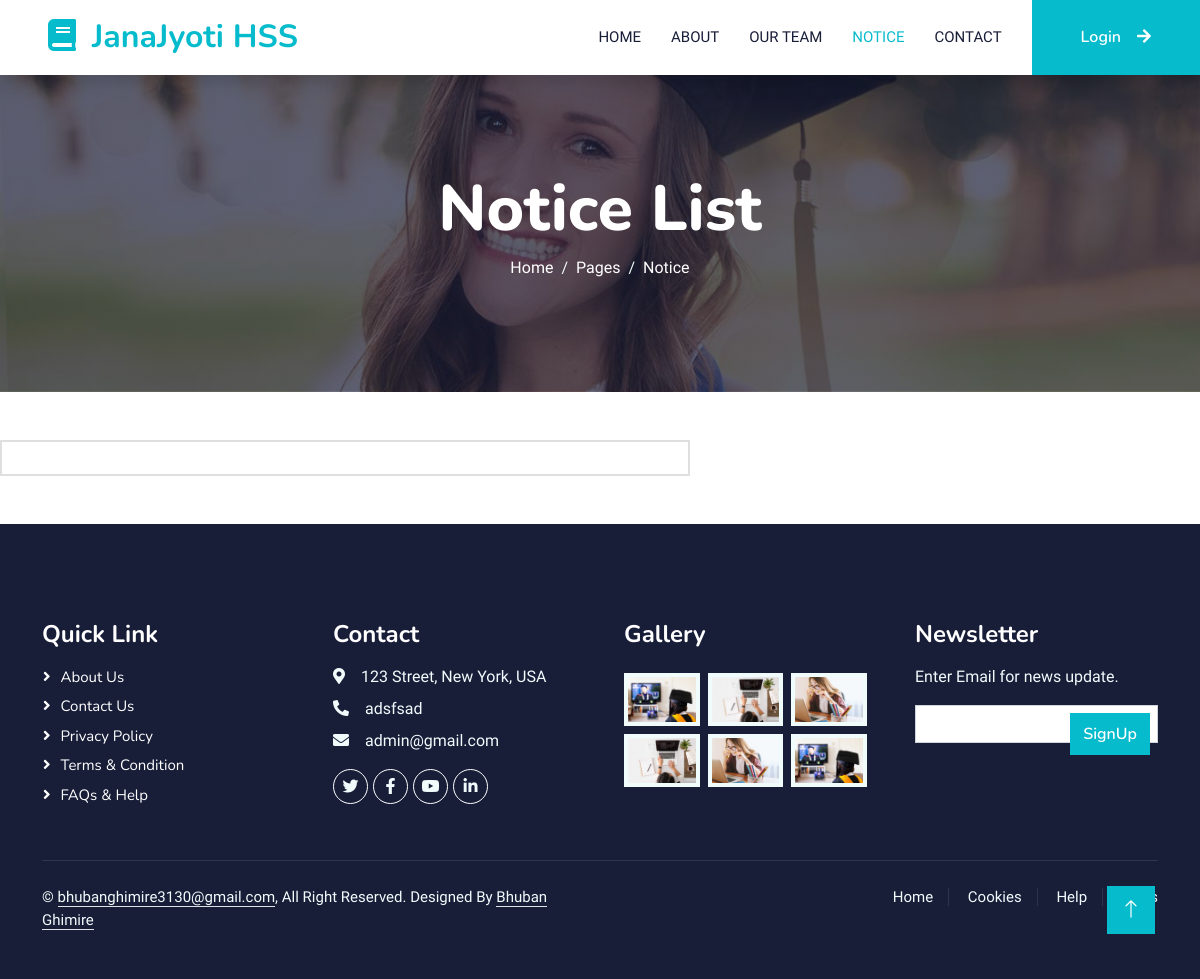
Before: /notice/ with the older database file.
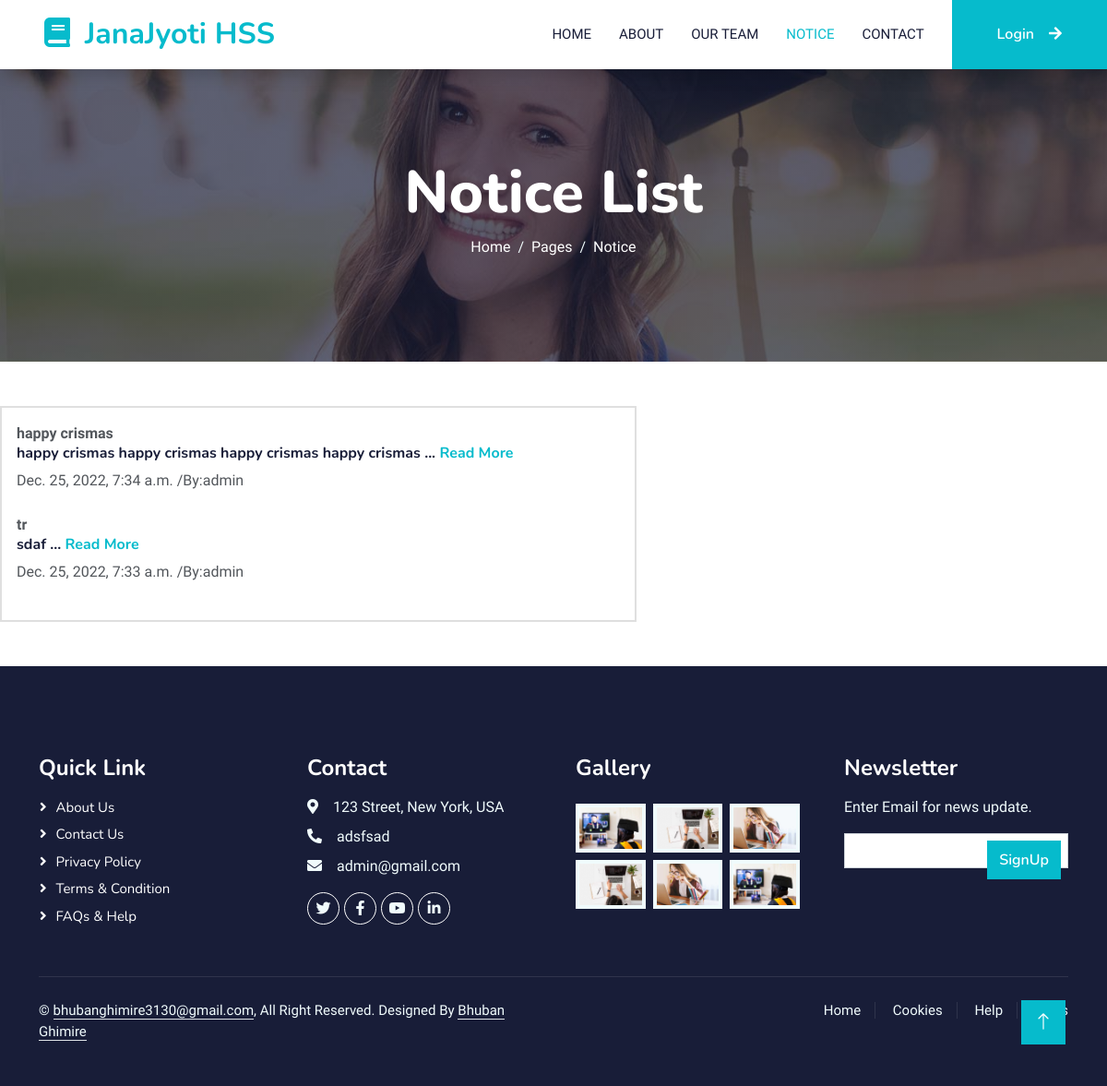
After: the same page with the newer database file.
### administration/models.py (models this page shows, shortened)
class About(models.Model):
    logo = models.ImageField(upload_to="logo")
    about_image = models.ImageField(upload_to="about")
    name = models.TextField(max_length=250)
    description = models.TextField()
    phone = models.TextField()
    email = models.EmailField()
    country = models.CharField(max_length=250)
    district = models.CharField(max_length=250)
    city = models.CharField(max_length=250)
    contact_description = models.TextField()
    created_at = models.DateTimeField(auto_now_add=True)
    updated_at = models.DateTimeField(auto_now=True)
    facebook = models.URLField()
    linkedin = models.URLField(blank=True)
    youtube = models.URLField(blank=True)

### notice/models.py (models this page shows, shortened)
class Notice(models.Model):
    title = models.CharField(max_length=250)
    sub_title = models.CharField(max_length=250)
    description = models.TextField()
    created_by = models.ForeignKey(User, on_delete=models.CASCADE)
    publish_date = models.DateTimeField()
    created_at = models.DateTimeField(auto_now_add=True)
    updated_at = models.DateTimeField(auto_now=True)
    class Meta:
        ordering = ['-id']

### accounts/models.py (models this page shows, shortened)
class User(AbstractBaseUser, PermissionsMixin):
    id = models.BigAutoField(auto_created=True, primary_key=True, serialize=False, verbose_name='ID')
    email = models.EmailField(max_length=40, unique=True)
    name = models.CharField(max_length=30, blank=True)
    user_type = models.ForeignKey(ConfigChoice, on_delete=models.SET_NULL, null=True, blank=True)
    is_active = models.BooleanField(default=True)
    is_visible = models.BooleanField(default=False)
    is_staff = models.BooleanField(default=False)
    date_joined = models.DateField(auto_now_add=True)
    objects = UserManager()
    USERNAME_FIELD = 'email'
    REQUIRED_FIELDS = ['name']
    class Meta:
        db_table = "login"
        ordering = ('name',)
        verbose_name_plural = "USER"
    def __str__(self):
        return self.name

### notice/views.py (the view)
# urls.py: path("", views.NoticeListView.as_view(), name="notice"),
class NoticeListView(ListView):
    model = Notice
    template_name = "main/notice.html"
    context_object_name = "topics"
    paginate_by = 10

### notice/forms.py
class SubscriberForm(forms.ModelForm):
    class Meta:
        model = Subscriber
        fields = "__all__"
        labels = {
            "email":"",
        }

### administration/context_processor.py (called while the page is built)
def About(request):
    about=ab.objects.all().first()
    form = SubscriberForm()
    return {'about': about, "form": form}

### templates/main/notice.html (shortened to what this page needs)
{%  extends 'base.html' %}
{% load widget_tweaks %}
{%  load static %}
 {%  block navbar %}
                <a href="{%  url 'home' %}" class="nav-item nav-link ">Home</a>
                <a href="{% url 'about' %}" class="nav-item nav-link">About</a>
                <a href="{% url 'team' %}" class="nav-item nav-link">Our Team</a>
                <a href="{% url 'notice' %}" class="nav-item nav-link active">Notice</a>
                <a href="{% url 'contact' %}" class="nav-item nav-link">Contact</a>
 {% endblock %}
{%  block body %}
    <div class="container-fluid bg-primary py-5 mb-5 page-header">
        <div class="container py-5">
            <div class="row justify-content-center">
                <div class="col-lg-10 text-center">
                    <h1 class="display-3 text-white animated slideInDown">Notice List</h1>
                    <nav aria-label="breadcrumb">
                        <ol class="breadcrumb justify-content-center">
                            <li class="breadcrumb-item"><a class="text-white" href="#">Home</a></li>
                            <li class="breadcrumb-item"><a class="text-white" href="#">Pages</a></li>
                            <li class="breadcrumb-item text-white active" aria-current="page">Notice</li>
                        </ol>
                    </nav>
                </div>
            </div>
        </div>
    </div>
   <section id="basic-vertical-layouts">
    <div class="row">
        <div class="col-md-7 col-12">
            <div class="card">
                <div class="col-md-15 col-28">
                    <div class="card height-auto">
                        <div class="card-body">
                            <div class="notice-board-wrap">
                                <div class="notice-list">
                                    {% for i in topics %}
                                    <div class="post-date bg-pink"><b>{{i.title}}</b></div>
                                    <h6 class="notice-title">{{i.description}} ... <a href="{%  url 'notice_detail' i.pk %}">Read More</a></h6>
                                    <div class="entry-meta"> {{i.publish_date}} /By:{{i.created_by}}</div>
                                    <br>
                                    {% endfor %}
                                </div>
                            </div>
                        </div>
                    </div>
                </div>
            </div>
        </div>
    </div>
</section>
{%  endblock %}

### templates/base.html (shortened to what this page needs)
<!DOCTYPE html>
{% load  static %}
{% load crispy_forms_tags %}
<html lang="en">
<head>
    <link href="https://cdnjs.cloudflare.com/ajax/libs/font-awesome/5.10.0/css/all.min.css" rel="stylesheet">
    <link href="https://cdn.jsdelivr.net/npm/bootstrap-icons@1.4.1/font/bootstrap-icons.css" rel="stylesheet">
    <link href="{% static 'lib/animate/animate.min.css' %}" rel="stylesheet">
    <link href="{% static 'lib/owlcarousel/assets/owl.carousel.min.css' %}" rel="stylesheet">
    <link href="{% static 'css/bootstrap.min.css' %}" rel="stylesheet">
    <link href="{% static 'css/style.css' %}" rel="stylesheet">
</head>
<body>
    <nav class="navbar navbar-expand-lg bg-white navbar-light shadow sticky-top p-0">
        <a href="{%  url 'home' %}" class="navbar-brand d-flex align-items-center px-4 px-lg-5">
            <h2 class="m-0 text-primary"><i class="fa fa-book me-3"></i>JanaJyoti HSS</h2>
        </a>
        <div class="collapse navbar-collapse" id="navbarCollapse">
            <div class="navbar-nav ms-auto p-4 p-lg-0">
                {%  block navbar %}
                {% endblock %}
            </div>
            <a href="{%  url 'login' %}" class="btn btn-primary py-4 px-lg-5 d-none d-lg-block">Login<i class="fa fa-arrow-right ms-3"></i></a>
        </div>
    </nav>
 {%  block body %}
    {%  endblock %}
    <div class="container-fluid bg-dark text-light footer pt-5 mt-5 wow fadeIn" data-wow-delay="0.1s">
        <div class="container py-5">
            <div class="row g-5">
                <div class="col-lg-3 col-md-6">
                    <h4 class="text-white mb-3">Quick Link</h4>
                    <a class="btn btn-link" href="">About Us</a>
                    <a class="btn btn-link" href="">Contact Us</a>
                    <a class="btn btn-link" href="">Privacy Policy</a>
                    <a class="btn btn-link" href="">Terms & Condition</a>
                    <a class="btn btn-link" href="">FAQs & Help</a>
                </div>
                <div class="col-lg-3 col-md-6">
                    <h4 class="text-white mb-3">Contact</h4>
                    <p class="mb-2"><i class="fa fa-map-marker-alt me-3"></i>123 Street, New York, USA</p>
                    <p class="mb-2"><i class="fa fa-phone-alt me-3"></i>{{ about.phone }}</p>
                    <p class="mb-2"><i class="fa fa-envelope me-3"></i>{{ about.email }}</p>
                    <div class="d-flex pt-2">
                        <a class="btn btn-outline-light btn-social" href="#" target="_blank"><i class="fab fa-twitter"></i></a>
                        <a class="btn btn-outline-light btn-social" href="{{ about.facebook }}" target="_blank"><i class="fab fa-facebook-f"></i></a>
                        <a class="btn btn-outline-light btn-social" href="{{ about.youtube }}" target="_blank"><i class="fab fa-youtube"></i></a>
                        <a class="btn btn-outline-light btn-social" href="{{ about.linkedin }}" target="_blank"><i class="fab fa-linkedin-in"></i></a>
                    </div>
                </div>
                <div class="col-lg-3 col-md-6">
                    <h4 class="text-white mb-3">Gallery</h4>
                    <div class="row g-2 pt-2">
                        <div class="col-4">
                            <img class="img-fluid bg-light p-1" src="{% static 'img/course-1.jpg' %}" alt="">
                        </div>
                        <div class="col-4">
                            <img class="img-fluid bg-light p-1" src="{% static 'img/course-2.jpg' %}" alt="">
                        </div>
                        <div class="col-4">
                            <img class="img-fluid bg-light p-1" src="{% static 'img/course-3.jpg' %}" alt="">
                        </div>
                        <div class="col-4">
                            <img class="img-fluid bg-light p-1" src="{% static 'img/course-2.jpg' %}" alt="">
                        </div>
                        <div class="col-4">
                            <img class="img-fluid bg-light p-1" src="{% static 'img/course-3.jpg' %}" alt="">
                        </div>
                        <div class="col-4">
                            <img class="img-fluid bg-light p-1" src="{% static 'img/course-1.jpg' %}" alt="">
                        </div>
                    </div>
                </div>
                <div class="col-lg-3 col-md-6">
                    <form action="{% url 'subscriber' %}" method="POST">
                    <h4 class="text-white mb-3">Newsletter</h4>
                    <p>Enter Email for news update.</p>
                    <div class="position-relative mx-auto" style="max-width: 400px;">
                        {{ form.email |as_crispy_field }}
                        <button type="submit" class="btn btn-primary py-2 position-absolute top-0 end-0 mt-2 me-2">SignUp</button>
                    </div>
                    </form>
                </div>
            </div>
        </div>
        <div class="container">
            <div class="copyright">
                <div class="row">
                    <div class="col-md-6 text-center text-md-start mb-3 mb-md-0">
                        &copy; <a class="border-bottom" href="http://bhubanghimire.pythonanywhere.com/" target="_blank">bhubanghimire3130@gmail.com</a>, All Right Reserved.
                        Designed By <a class="border-bottom" href="http://bhubanghimire.pythonanywhere.com/" target="_blank">Bhuban Ghimire</a><br><br>
                    </div>
                    <div class="col-md-6 text-center text-md-end">
                        <div class="footer-menu">
                            <a href="{%  url 'home' %}">Home</a>
                            <a href="">Cookies</a>
                            <a href="">Help</a>
                            <a href="">FQAs</a>
                        </div>
                    </div>
                </div>
            </div>
        </div>
    </div>
    <a href="#" class="btn btn-lg btn-primary btn-lg-square back-to-top"><i class="bi bi-arrow-up"></i></a>
</body>
</html>

### static/css/style.css (style rules this page uses)
:root { --primary: #06BBCC; --light: #F0FBFC; --dark: #181d38; }
.back-to-top { position: fixed; display: none; right: 45px; bottom: 45px; z-index: 99; }
.btn { font-family: 'Nunito', sans-serif; font-weight: 600; transition: .5s; }
.btn.btn-primary, .btn.btn-secondary { color: #FFFFFF; }
.btn-lg-square { width: 48px; height: 48px; }
.btn-square, .btn-sm-square, .btn-lg-square { padding: 0; display: flex; align-items: center; justify-content: center; font-weight: normal; border-radius: 0px; }
.navbar-light .navbar-nav .nav-link { margin-right: 30px; padding: 25px 0; color: #FFFFFF; font-size: 15px; text-transform: uppercase; outline: none; }
.navbar-light .navbar-nav .nav-link:hover, .navbar-light .navbar-nav .nav-link.active { color: var(--primary); }
.navbar-light .navbar-brand, .navbar-light a.btn { height: 75px; }
.navbar-light .navbar-nav .nav-link { color: var(--dark); font-weight: 500; }
.navbar-light.sticky-top { top: -100px; transition: .5s; }
.page-header { background: linear-gradient(rgba(24, 29, 56, .7), rgba(24, 29, 56, .7)), url(../img/carousel-1.jpg); background-position: center center; background-repeat: no-repeat; background-size: cover; }
.breadcrumb-item + .breadcrumb-item::before { color: var(--light); }
.footer .btn.btn-social { margin-right: 5px; width: 35px; height: 35px; display: flex; align-items: center; justify-content: center; color: var(--light); font-weight: normal; border: 1px solid #FFFFFF; border-radius: 35px; transition: .3s; }
.footer .btn.btn-link { display: block; margin-bottom: 5px; padding: 0; text-align: left; color: #FFFFFF; font-size: 15px; font-weight: normal; text-transform: capitalize; transition: .3s; }
.footer .btn.btn-link::before { position: relative; content: "\f105"; font-family: "Font Awesome 5 Free"; font-weight: 900; margin-right: 10px; }
.footer .copyright { padding: 25px 0; font-size: 15px; border-top: 1px solid rgba(256, 256, 256, .1); }
.footer .copyright a { color: var(--light); }
.footer .footer-menu a { margin-right: 15px; padding-right: 15px; border-right: 1px solid rgba(255, 255, 255, .1); }
.footer .footer-menu a:last-child { margin-right: 0; padding-right: 0; border-right: none; }

Changed rows visible on the page:
added Notice: title "happy crismas", description "happy crismas happy crismas happy crismas happy crismas", publish_date "Dec. 25, 2022, 7:34 a.m.", created_by "admin"
added Notice: title "tr", description "sdaf", publish_date "Dec. 25, 2022, 7:33 a.m.", created_by "admin"
